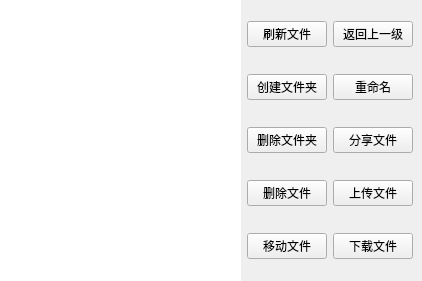
<?xml version="1.0" encoding="UTF-8"?>
<ui version="4.0">
 <class>File</class>
 <widget class="QWidget" name="File">
  <property name="geometry">
   <rect>
    <x>0</x>
    <y>0</y>
    <width>422</width>
    <height>281</height>
   </rect>
  </property>
  <property name="windowTitle">
   <string>文件</string>
  </property>
  <layout class="QGridLayout" name="gridLayout_3">
   <property name="leftMargin">
    <number>0</number>
   </property>
   <property name="topMargin">
    <number>0</number>
   </property>
   <property name="rightMargin">
    <number>9</number>
   </property>
   <property name="bottomMargin">
    <number>0</number>
   </property>
   <item row="0" column="0">
    <layout class="QGridLayout" name="gridLayout_2">
     <item row="0" column="1">
      <layout class="QGridLayout" name="gridLayout">
       <item row="0" column="1">
        <widget class="QPushButton" name="return_PB">
         <property name="text">
          <string>返回上一级</string>
         </property>
        </widget>
       </item>
       <item row="1" column="0">
        <widget class="QPushButton" name="mkDir_PB">
         <property name="text">
          <string>创建文件夹</string>
         </property>
        </widget>
       </item>
       <item row="1" column="1">
        <widget class="QPushButton" name="rename_PB">
         <property name="text">
          <string>重命名</string>
         </property>
        </widget>
       </item>
       <item row="3" column="0">
        <widget class="QPushButton" name="delFile_PB">
         <property name="text">
          <string>删除文件</string>
         </property>
        </widget>
       </item>
       <item row="0" column="0">
        <widget class="QPushButton" name="flushFile_PB">
         <property name="text">
          <string>刷新文件</string>
         </property>
        </widget>
       </item>
       <item row="2" column="1">
        <widget class="QPushButton" name="shareFile_PB">
         <property name="text">
          <string>分享文件</string>
         </property>
        </widget>
       </item>
       <item row="3" column="1">
        <widget class="QPushButton" name="upload_PB">
         <property name="text">
          <string>上传文件</string>
         </property>
        </widget>
       </item>
       <item row="4" column="0">
        <widget class="QPushButton" name="mvFile_PB">
         <property name="text">
          <string>移动文件</string>
         </property>
        </widget>
       </item>
       <item row="4" column="1">
        <widget class="QPushButton" name="downloadFile_PB">
         <property name="text">
          <string>下载文件</string>
         </property>
        </widget>
       </item>
       <item row="2" column="0">
        <widget class="QPushButton" name="delDir_PB">
         <property name="text">
          <string>删除文件夹</string>
         </property>
        </widget>
       </item>
      </layout>
     </item>
     <item row="0" column="0">
      <widget class="QListWidget" name="File_LW">
       <property name="frameShape">
        <enum>QFrame::NoFrame</enum>
       </property>
      </widget>
     </item>
    </layout>
   </item>
  </layout>
 </widget>
 <resources/>
 <connections/>
</ui>
